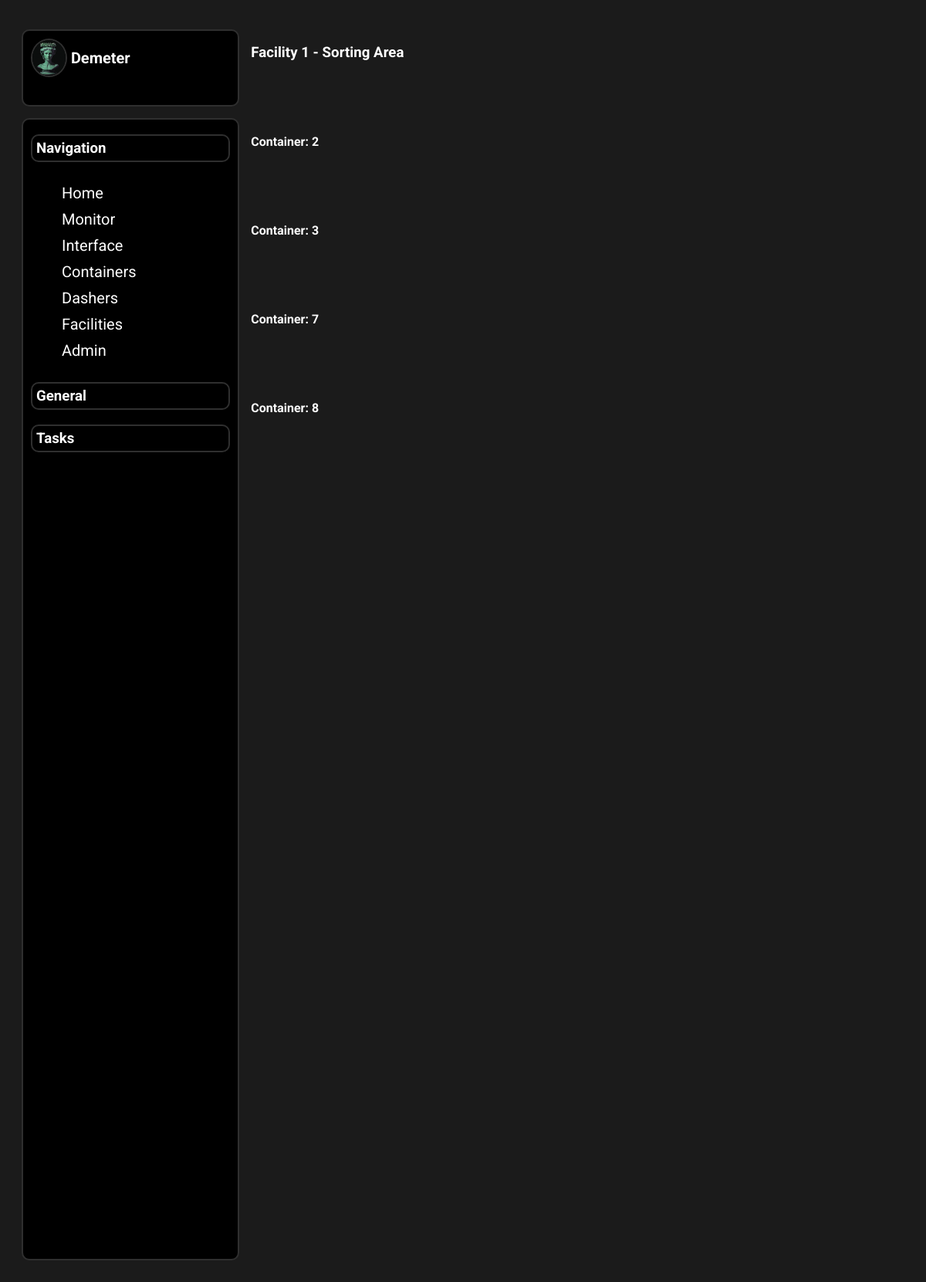
The page /facilities/1/ on the database its author committed.
### container/models.py (models this page shows)
class Facility(models.Model):
    facilityID = models.AutoField(primary_key=True,)
    locationX = models.IntegerField(default=0)
    locationY = models.IntegerField(default=0)
    FACILITIES = [
        ("Storage","Storage"),
        ("Living","Living"),
        ("Sorting Area","Sorting Area"),
        ("Other","Other"),
    ]
    typeFacility = models.CharField(
        max_length=64,
        default="Storage",
        choices=FACILITIES,
        null=False,
        blank=False,
        )
    def __str__(self):
        return f"Facility {self.facilityID} - {self.typeFacility}"

class Container(models.Model):
    containerID = models.AutoField(primary_key=True, blank=False)
    rationPacks = models.IntegerField(default=1, blank=False)
    sensorContainer = models.CharField(max_length=64, null=True, blank=True)
    location = models.ForeignKey(Facility,
    on_delete=models.PROTECT,
    blank=False,
    related_name="Container"
    )
    def __str__(self) -> str:
        return f"Container: {self.containerID}"

### inhabitant/views.py (the view)
# urls.py: path("facilities/<str:facilityID>/", views.joinFacilityDash,name="facilitydash")
def joinFacilityDash(request, facilityID):
    try:
        facility = Facility.objects.get(facilityID=facilityID)
        containers = Container.objects.filter(location=facility)
    except Inhabitant.DoesNotExist:
        facility = None
    return render(request, "inhabitant/facilitydash.html",{
        "facility":facility,
        "containers":containers,
    })

### inhabitant/templates/inhabitant/facilitydash.html
{% extends 'inhabitant/base.html' %}
{% block body%}
<h3>{{ facility }}</h3>
{% for container in containers %}
<h4>{{ container }}</h4>
{% endfor %}
{% endblock body %}

### inhabitant/static/css/base.css (style rules this page uses)
.body { background-color: #1b1b1b; font-family: 'Roboto', sans-serif; color: white; padding: 20px; }

### rows shown on the page
Facility: facilityID+typeFacility "Facility 1 - Sorting Area"
Container: containerID "Container: 2"
Container: containerID "Container: 3"
Container: containerID "Container: 7"
Container: containerID "Container: 8"
